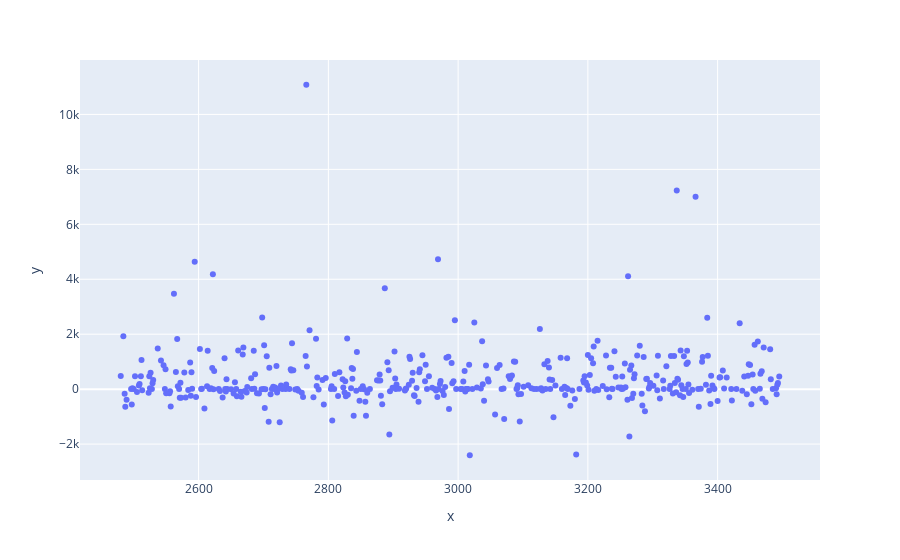

The notebook cell this image was saved under:
### Code cell
x = trans_sv_acc['cust_id']
y =  trans_sv_acc['ending_balance'] -trans_sv_acc['starting_balance']
fig = px.scatter(x=x, y=y)
fig.show()

### Figure 1 — Plotly figure (JSON) as saved in the notebook; plotly's stock layout.template omitted (floating-point values rounded to 4 significant figures; data arrays with more than 128 entries replaced by an {"elided": "..."} marker saying what was removed)
{"data": [{"hovertemplate": "x=%{x}<br>y=%{y}<extra></extra>", "legendgroup": "", "marker": {"color": "#636efa", "symbol": "circle"}, "mode": "markers", "name": "", "orientation": "v", "showlegend": false, "type": "scatter", "x": {"elided": "420 int values"}, "xaxis": "x", "y": {"elided": "420 float values"}, "yaxis": "y"}], "layout": {"autosize": true, "legend": {"tracegroupgap": 0}, "margin": {"t": 60}, "xaxis": {"anchor": "y", "autorange": true, "domain": [0, 1], "range": [2419.0, 3556.0], "title": {"text": "x"}, "type": "linear"}, "yaxis": {"anchor": "x", "autorange": true, "domain": [0, 1], "range": [-3450.0, 12120.0], "title": {"text": "y"}, "type": "linear"}}}
